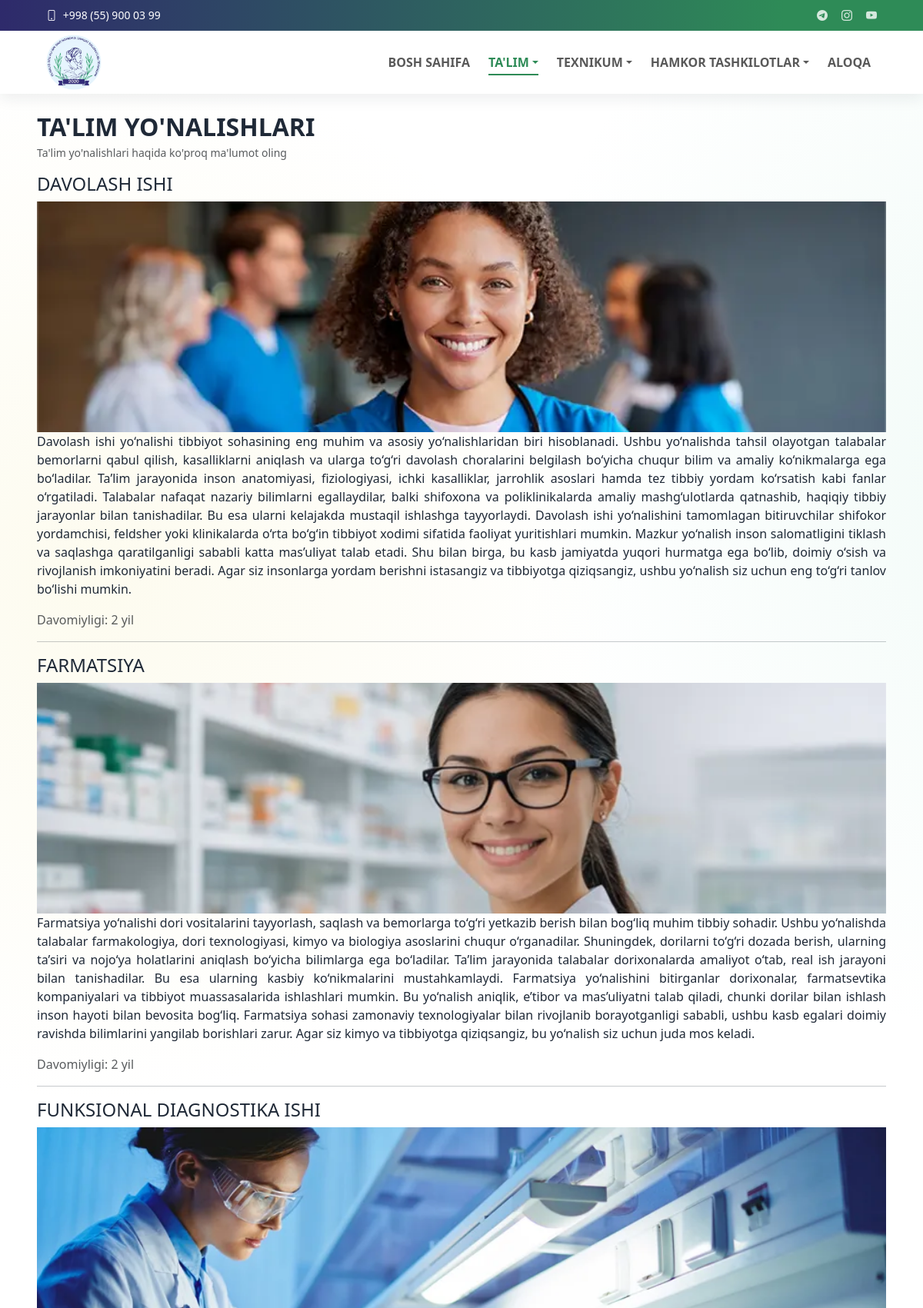
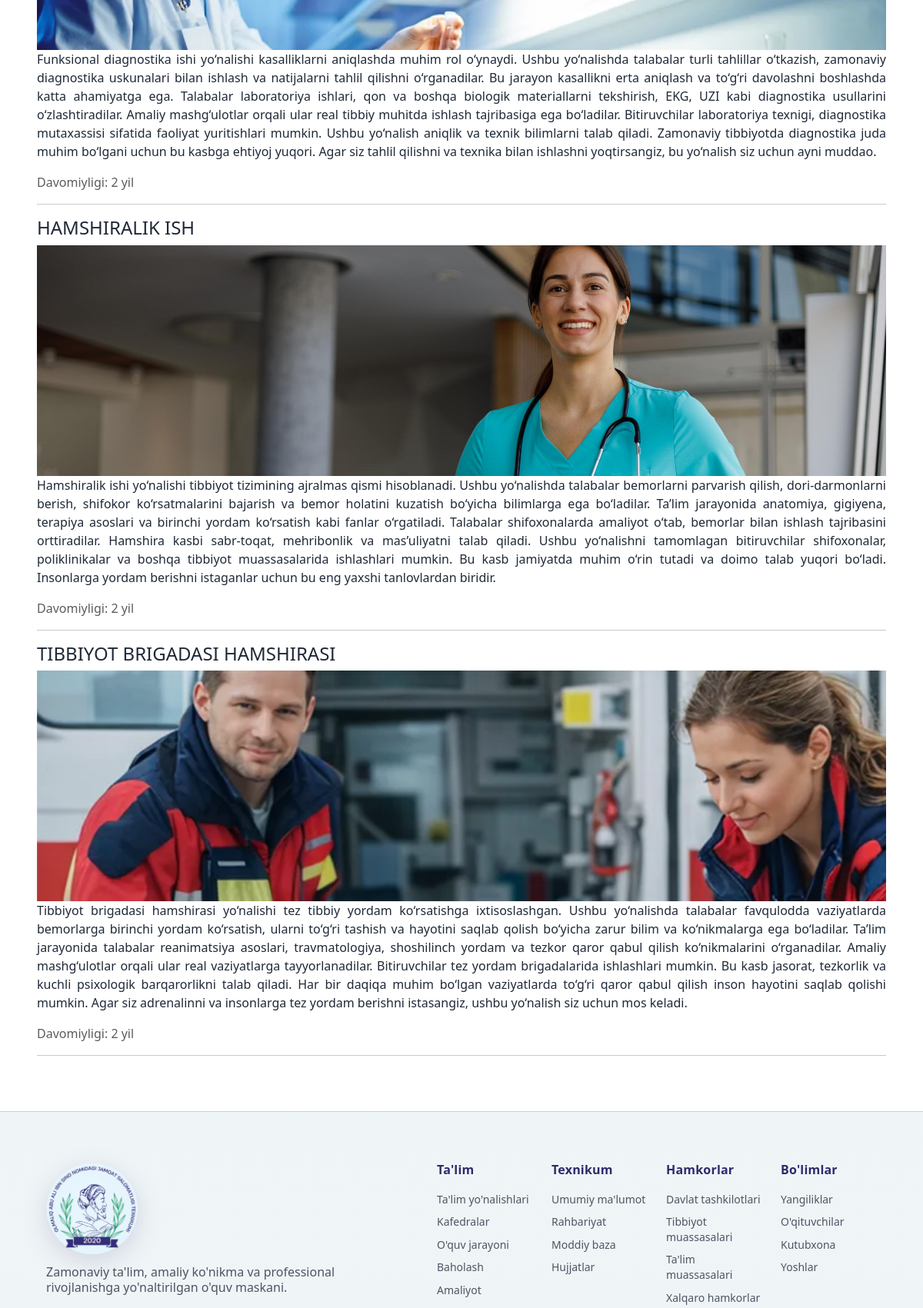
/talim/yonalishlar/ (upper part), run on the app's committed database (2 pictures, top to bottom).
### core/models.py (models this page shows, shortened)
class TopbarSettings(models.Model):
    email = models.EmailField(blank=True)
    phone = models.CharField(max_length=50, blank=True)
    telegram_url = models.URLField(blank=True)
    instagram_url = models.URLField(blank=True)
    youtube_url = models.URLField(blank=True)
    is_active = models.BooleanField(default=True)
    updated_at = models.DateTimeField(auto_now=True)
    class Meta:
        ordering = ['-updated_at', '-id']
        verbose_name = "Topbar sozlamasi"
        verbose_name_plural = "Topbar sozlamalari"

### education/models.py (models this page shows, shortened)
class EducationDirection(models.Model):
    name = models.CharField(max_length=200)
    slug = models.SlugField(unique=True)
    description = models.TextField()
    image = models.ImageField(upload_to='education/directions/', blank=True, null=True)
    duration_years = models.PositiveSmallIntegerField(default=2)
    departments = models.ManyToManyField(Department, related_name='education_directions', blank=True)
    is_active = models.BooleanField(default=True)
    class Meta:
        ordering = ['name']
        verbose_name = "Ta'lim yo'nalishi"
        verbose_name_plural = "Ta'lim yo'nalishlari"

### education/views.py (the view)
# urls.py: path('yonalishlar/', views.directions, name='directions'),
def directions(request):
    items = EducationDirection.objects.filter(is_active=True)
    return render(request, 'education/directions.html', {'directions': items})

### core/context_processors.py (called while the page is built)
def menu_context(request):
    menu_items = (
        Menu.objects.filter(parent__isnull=True, is_active=True)
        .prefetch_related('children')
        .order_by('order', 'id')
    )
    topbar = TopbarSettings.objects.filter(is_active=True).first()
    return {
        'menu_items': menu_items,
        'topbar_settings': topbar,
    }

### education/templates/education/directions.html (shortened to what this page needs)
{% extends 'base.html' %}
{% block content %}
<section>
    <div class="mt-5 mt-md-3 mt-lg-2">
        <h2 class="fw-bold text-uppercase mb-1">Ta'lim yo'nalishlari</h2>
        <p class="text-muted small">Ta'lim yo'nalishlari haqida ko'proq ma'lumot oling</p>
    </div>
    {% for direction in directions %}
        <div>
            <h3 class="fs-4 text-uppercase ">{{ direction.name }}</h3>
            <img src="{{ direction.image.url }}" alt="{{ direction.name }}" class="w-100" style="height: 300px; object-fit: cover; object-position: 0% 25%;">
            <p class="lh-base" style="text-align: justify;">{{ direction.description }}</p>
            <p class="text-muted">Davomiyligi: {{ direction.duration_years }} yil</p>
            <hr>
        </div>
    {% empty %}
        <p>Yo'nalishlar mavjud emas.</p>
    {% endfor %}
</section>
{% endblock %}

### templates/includes/header.html (shortened to what this page needs)
{% load static %}
<header id="header" class="header fixed-top">
    <div class="topbar d-flex align-items-center">
        <div class="container d-flex justify-content-center justify-content-md-between">
           <div class="contact-info d-flex align-items-center gap-3">
                <div class="d-flex align-items-center">
                    <a href="tel:{{ topbar_settings.phone }}" class="link-underline link-underline-opacity-0 lh-1">
                        <i class="bi bi-phone me-1"></i>
                    <span>{{ topbar_settings.phone }}</span>
                    </a>
                </div>
            </div>
            <div class="social-links d-flex align-items-center">
                <a href="{{ topbar_settings.telegram_url }}" target="_blank" rel="noopener" aria-label="Telegram"><i class="bi bi-telegram"></i></a>
                <a href="{{ topbar_settings.instagram_url }}" target="_blank" rel="noopener" aria-label="Instagram"><i class="bi bi-instagram"></i></a>
                <a href="{{ topbar_settings.youtube_url }}" target="_blank" rel="noopener" aria-label="YouTube"><i class="bi bi-youtube"></i></a>
            </div>
        </div>
    </div>
    <div class="branding d-flex align-items-center">
        <nav class="navbar navbar-expand-lg  py-0 w-100">
            <div class="container position-relative d-flex align-items-center justify-content-between">
                <a class="navbar-brand brand d-flex align-items-center gap-2" href="{% url 'core:home' %}">
                    <img class="brand-logo" src="{% static 'images/logo.png' %}" alt="Olmaliq texnikumi logosi">
                </a>
                <div class="collapse navbar-collapse" id="mainNavbar">
                    {% with ns=request.resolver_match.namespace name=request.resolver_match.url_name %}
                    <ul class="navbar-nav ms-auto mb-2 mb-lg-0 align-items-lg-center gap-lg-2">
                        <li class="nav-item">
                            <a class="nav-link {% if ns == 'core' and name == 'home' %}active{% endif %}" href="{% url 'core:home' %}" {% if ns == 'core' and name == 'home' %}aria-current="page"{% endif %}>Bosh sahifa</a>
                        </li>
                        <li class="nav-item dropdown">
                            <a class="nav-link dropdown-toggle {% if ns == 'education' %}active{% endif %}" href="#" role="button" data-bs-toggle="dropdown" aria-expanded="false" {% if ns == 'education' %}aria-current="page"{% endif %}>Ta'lim</a>
                        </li>
                        <li class="nav-item dropdown">
                            <a class="nav-link dropdown-toggle " href="#" role="button" data-bs-toggle="dropdown" aria-expanded="false" >Texnikum</a>
                        </li>
                        <li class="nav-item dropdown">
                            <a class="nav-link dropdown-toggle " href="#" role="button" data-bs-toggle="dropdown" aria-expanded="false" >Hamkor tashkilotlar</a>
                        </li>
                        <li class="nav-item">
                            <a class="nav-link {% if ns == 'contact' %}active{% endif %}" href="{% url 'contact:contact' %}" {% if ns == 'contact' %}aria-current="page"{% endif %}>Aloqa</a>
                        </li>
                    </ul>
                    {% endwith %}
                </div>
            </div>
        </nav>
    </div>
</header>

### static/css/style.css (style rules this page uses)
* { box-sizing: border-box; }
body { margin: 0; font-family: "Segoe UI", Tahoma, sans-serif; background-color: #ffffff; background-image: radial-gradient(1100px circle at 8% 16%, rgba(246, 238, 181, 0.22), transparent 62%), radial-gradient(1250px circle at 92% 12%, rgba(178, 231, 212, 0.2), transparent 64%), radial-gradient(980px circle at 84% 88%, rgba(205, 233, 245, 0.16), transparent 66%), linear-gradient(180deg, #ffffff 0%, #ffffff 100%); background-repeat: no-repeat; background-size: 128% 128%, 132% 132%, 126% 126%, 100% 100%; animation: siteBgFloat 50s ease-in-out infinite alternate; color: var(--text); padding-top: 108px; overflow-x: clip; }
a { color: var(--header-accent); }
html { overflow-x: clip; }
.container { width: min(1120px, 92%); margin: 0 auto; }
@media (min-width: 1200px) { .container { width: min(1320px, 92%); } }
.header { transition: all 0.5s; z-index: 1100 !important; background-color: #ffffff; box-shadow: 0 6px 18px rgba(31, 41, 55, 0.08); }
.header .topbar { background: var(--brand-gradient); font-size: 14px; transition: all 0.5s; height: 40px; overflow: hidden; border: 0 !important; border-bottom: 0 !important; box-shadow: none !important; margin-bottom: 0 !important; }
.header .topbar .container { min-height: 40px; }
.header .topbar .contact-info i { font-style: normal; color: #ffffff; }
.header .topbar .contact-info i a, .header .topbar .contact-info i, .header .topbar .contact-info span { color: #ffffff; text-decoration: none; line-height: 1; }
.header .topbar .social-links a { color: rgba(255, 255, 255, 0.8); line-height: 0; transition: all 0.3s ease; margin-left: 18px; font-size: 14px; }
.header .branding { min-height: 68px; transition: all 0.4s ease; border: 0 !important; border-top: 0 !important; margin-top: 0 !important; position: relative; z-index: 1101; }
.header .topbar + .branding { margin-top: 0 !important; border-top: 0 !important; }
.brand { color: var(--nav-text); text-decoration: none; font-weight: 700; }
.brand-logo { height: 72px; width: auto; display: block; }
.navbar .nav-item > a { text-transform: uppercase; font-weight: 600; }
.navbar .nav-link { position: relative; transition: color 0.22s ease; }
.navbar .nav-link::before { content: ""; position: absolute; left: 0.5rem; right: 0.5rem; bottom: 0.2rem; height: 2px; background: var(--header-accent); transform: scaleX(0); transform-origin: center; transition: transform 0.22s ease; }
.navbar .nav-link:hover, .navbar .nav-link.active { color: var(--header-accent); }
.navbar .nav-link:hover::before, .navbar .nav-link.active::before { transform: scaleX(1); }

### data on the page
TopbarSettings: phone "+998 (55) 900 03 99"
EducationDirection: name "DAVOLASH ISHI", image (picture), description "Davolash ishi yo‘nalishi tibbiyot sohasining eng muhim va asosiy yo‘nalishlaridan biri hisoblanadi. Ushbu yo‘nalishda tahsil olayotgan talabalar bemorlarni qabul qilish, kasalliklarni aniqlash va ularga to‘g‘ri davolash choralarini belgilash bo‘yicha chuqur bilim va amaliy ko‘nikmalarga ega bo‘ladilar. Ta’lim jarayonida inson anatomiyasi, fiziologiyasi, ichki kasalliklar, jarrohlik asoslari hamda tez tibbiy yordam ko‘rsatish kabi fanlar o‘rgatiladi. Talabalar nafaqat nazariy bilimlarni egallaydilar, balki shifoxona va poliklinikalarda amaliy mashg‘ulotlarda qatnashib, haqiqiy tibbiy jarayonlar bilan tanishadilar. Bu esa ularni kelajakda mustaqil ishlashga tayyorlaydi. Davolash ishi…", duration_years "2"
EducationDirection: name "FARMATSIYA", image (picture), description "Farmatsiya yo‘nalishi dori vositalarini tayyorlash, saqlash va bemorlarga to‘g‘ri yetkazib berish bilan bog‘liq muhim tibbiy sohadir. Ushbu yo‘nalishda talabalar farmakologiya, dori texnologiyasi, kimyo va biologiya asoslarini chuqur o‘rganadilar. Shuningdek, dorilarni to‘g‘ri dozada berish, ularning ta’siri va nojo‘ya holatlarini aniqlash bo‘yicha bilimlarga ega bo‘ladilar. Ta’lim jarayonida talabalar dorixonalarda amaliyot o‘tab, real ish jarayoni bilan tanishadilar. Bu esa ularning kasbiy ko‘nikmalarini mustahkamlaydi. Farmatsiya yo‘nalishini bitirganlar dorixonalar, farmatsevtika kompaniyalari va tibbiyot muassasalarida ishlashlari mumkin. Bu yo‘nalish aniqlik, e’tibor va mas’uliyatni…", duration_years "2"
EducationDirection: name "FUNKSIONAL DIAGNOSTIKA ISHI", image (picture), description "Funksional diagnostika ishi yo‘nalishi kasalliklarni aniqlashda muhim rol o‘ynaydi. Ushbu yo‘nalishda talabalar turli tahlillar o‘tkazish, zamonaviy diagnostika uskunalari bilan ishlash va natijalarni tahlil qilishni o‘rganadilar. Bu jarayon kasallikni erta aniqlash va to‘g‘ri davolashni boshlashda katta ahamiyatga ega. Talabalar laboratoriya ishlari, qon va boshqa biologik materiallarni tekshirish, EKG, UZI kabi diagnostika usullarini o‘zlashtiradilar. Amaliy mashg‘ulotlar orqali ular real tibbiy muhitda ishlash tajribasiga ega bo‘ladilar. Bitiruvchilar laboratoriya texnigi, diagnostika mutaxassisi sifatida faoliyat yuritishlari mumkin. Ushbu yo‘nalish aniqlik va texnik bilimlarni talab…", duration_years "2"
EducationDirection: name "HAMSHIRALIK ISH", image (picture), description "Hamshiralik ishi yo‘nalishi tibbiyot tizimining ajralmas qismi hisoblanadi. Ushbu yo‘nalishda talabalar bemorlarni parvarish qilish, dori-darmonlarni berish, shifokor ko‘rsatmalarini bajarish va bemor holatini kuzatish bo‘yicha bilimlarga ega bo‘ladilar. Ta’lim jarayonida anatomiya, gigiyena, terapiya asoslari va birinchi yordam ko‘rsatish kabi fanlar o‘rgatiladi. Talabalar shifoxonalarda amaliyot o‘tab, bemorlar bilan ishlash tajribasini orttiradilar. Hamshira kasbi sabr-toqat, mehribonlik va mas’uliyatni talab qiladi. Ushbu yo‘nalishni tamomlagan bitiruvchilar shifoxonalar, poliklinikalar va boshqa tibbiyot muassasalarida ishlashlari mumkin. Bu kasb jamiyatda muhim o‘rin tutadi va doimo…", duration_years "2"
EducationDirection: name "TIBBIYOT BRIGADASI HAMSHIRASI", image (picture), description "Tibbiyot brigadasi hamshirasi yo‘nalishi tez tibbiy yordam ko‘rsatishga ixtisoslashgan. Ushbu yo‘nalishda talabalar favqulodda vaziyatlarda bemorlarga birinchi yordam ko‘rsatish, ularni to‘g‘ri tashish va hayotini saqlab qolish bo‘yicha zarur bilim va ko‘nikmalarga ega bo‘ladilar. Ta’lim jarayonida talabalar reanimatsiya asoslari, travmatologiya, shoshilinch yordam va tezkor qaror qabul qilish ko‘nikmalarini o‘rganadilar. Amaliy mashg‘ulotlar orqali ular real vaziyatlarga tayyorlanadilar. Bitiruvchilar tez yordam brigadalarida ishlashlari mumkin. Bu kasb jasorat, tezkorlik va kuchli psixologik barqarorlikni talab qiladi. Har bir daqiqa muhim bo‘lgan vaziyatlarda to‘g‘ri qaror qabul qilish…", duration_years "2"
